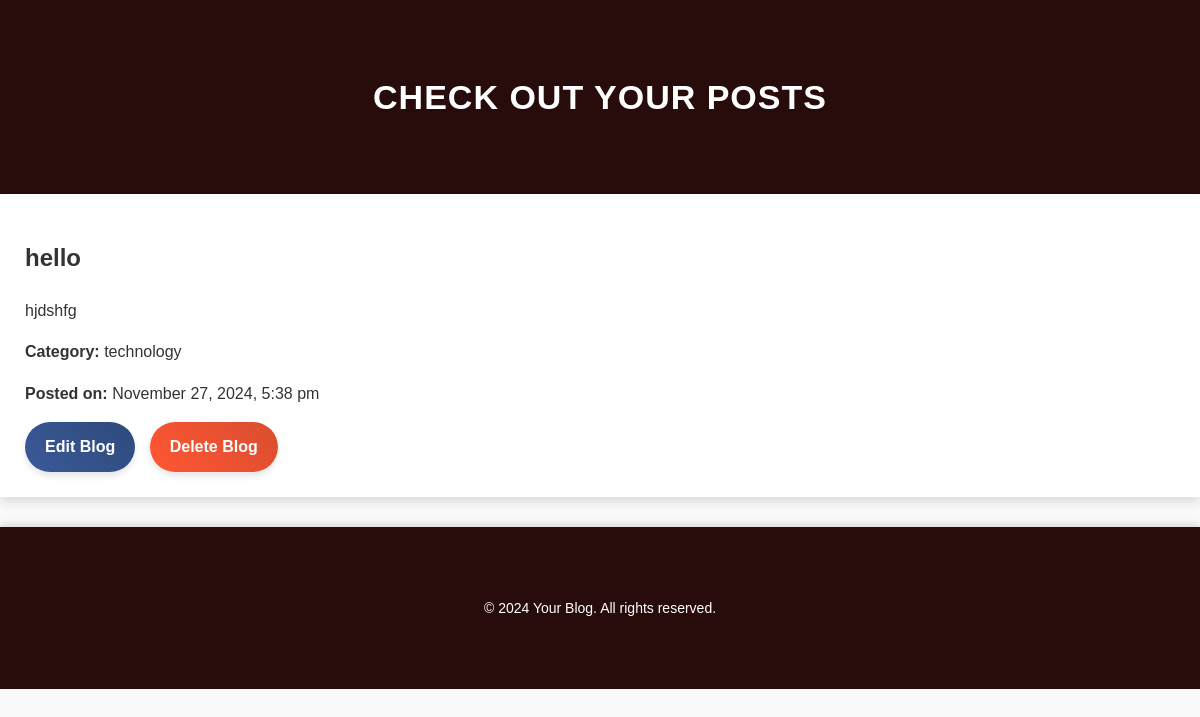
Page /php/view.php?id=27 (signed in) on the committed database.
### tables this page shows
CREATE TABLE `blogs` (
  `id` int(11) NOT NULL,
  `title` varchar(255) NOT NULL,
  `content` text NOT NULL,
  `image` varchar(255) DEFAULT NULL,
  `author_id` int(11) NOT NULL,
  `created_at` timestamp NOT NULL DEFAULT current_timestamp(),
  `category` varchar(50) NOT NULL
);

### php/view.php (the view, shortened to what this page needs)
<?php
include('connect.php');
if (isset($_GET['id'])) {
    $id = $_GET['id'];
    $sql = "SELECT * FROM blogs WHERE id = ?";
    $stmt = $conn->prepare($sql);
    $stmt->bind_param("i", $id);
    $stmt->execute();
    $result = $stmt->get_result();
    $blog = $result->fetch_assoc();
} else {
    echo "Invalid blog ID.";
    exit();
}
?>
<link rel="stylesheet" href="../assets/css/view.css">
<header class="page-header">
    <div class="container">
        <h1>Check Out Your Posts</h1>
    </div>
</header>
<main class="dashboard-main">
    <div class="blog-content">
        <h2><?php echo htmlspecialchars($blog['title']); ?></h2>
        <p><?php echo nl2br(htmlspecialchars($blog['content'])); ?></p>
        <p><strong>Category:</strong> <?php echo htmlspecialchars($blog['category']); ?></p>
        <p><strong>Posted on:</strong> <?php echo date("F j, Y, g:i a", strtotime($blog['created_at'])); ?></p>
        <div class="blog-actions">
            <a href="edit_blog.php?id=<?php echo $blog['id']; ?>" class="btn-edit">Edit Blog</a>
            <a href="delete_blog.php?id=<?php echo $blog['id']; ?>" class="btn-delete" onclick="return confirm('Are you sure you want to delete this blog?');">Delete Blog</a>
        </div>
    </div>
</main>
<footer class="page-footer">
    <div class="container">
        <p>&copy; 2024 Your Blog. All rights reserved.</p>
    </div>
</footer>

### assets/css/view.css (style rules this page uses)
.container { max-width: 900px; margin: 30px auto; padding: 20px; }
.page-header { background-color: #280c0c; color: #fff; text-align: center; padding: 20px 0; box-shadow: 0 4px 6px rgba(0, 0, 0, 0.1); }
.page-header h1 { margin: 0; font-size: 34px; letter-spacing: 1px; text-transform: uppercase; }
.blog-content { padding: 25px; background-color: #fff; border-radius: 1px; box-shadow: 0 6px 10px rgba(0, 0, 0, 0.1); margin-bottom: 30px; transition: transform 0.3s ease-in-out; }
.blog-actions .btn-edit, .blog-actions .btn-delete { display: inline-block; padding: 12px 20px; margin-right: 10px; font-size: 16px; font-weight: 600; text-decoration: none; color: #fff; border-radius: 25px; transition: all 0.3s ease-in-out; box-shadow: 0 4px 6px rgba(0, 0, 0, 0.1); cursor: pointer; }
.blog-actions .btn-edit { background: linear-gradient(45deg, #3B5998, #2E4A7B); }
.blog-actions .btn-delete { background: linear-gradient(45deg, #FF5733, #D94D2F); }
.page-footer { background-color: #280c0c; color: #fff; padding: 20px; text-align: center; margin-top: 20px; box-shadow: 0 -4px 6px rgba(0, 0, 0, 0.1); }
.page-footer p { font-size: 14px; margin: 0; }

### rows in the picture
blogs: title "hello", content "hjdshfg", category "technology", created_at "November 27, 2024, 5:38 pm"
